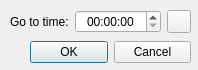
<?xml version="1.0" encoding="UTF-8"?>
<ui version="4.0">
 <class>goToTimeDialog</class>
 <widget class="QDialog" name="goToTimeDialog">
  <property name="geometry">
   <rect>
    <x>0</x>
    <y>0</y>
    <width>198</width>
    <height>70</height>
   </rect>
  </property>
  <property name="windowTitle">
   <string>Go to Time</string>
  </property>
  <widget class="QWidget" name="layoutWidget">
   <property name="geometry">
    <rect>
     <x>10</x>
     <y>10</y>
     <width>181</width>
     <height>24</height>
    </rect>
   </property>
   <layout class="QHBoxLayout" name="horizontalLayout">
    <item>
     <widget class="QLabel" name="label">
      <property name="text">
       <string>Go to time:</string>
      </property>
     </widget>
    </item>
    <item>
     <widget class="QTimeEdit" name="timeEdit">
      <property name="sizePolicy">
       <sizepolicy hsizetype="Expanding" vsizetype="Fixed">
        <horstretch>1</horstretch>
        <verstretch>0</verstretch>
       </sizepolicy>
      </property>
      <property name="alignment">
       <set>Qt::AlignCenter</set>
      </property>
      <property name="displayFormat">
       <string>hh:mm:ss</string>
      </property>
      <property name="currentSectionIndex">
       <number>0</number>
      </property>
     </widget>
    </item>
    <item>
     <widget class="QToolButton" name="toolButton">
      <property name="text">
       <string/>
      </property>
      <property name="icon">
       <iconset>
        <normalon>:/images/icons/refresh.png</normalon>
       </iconset>
      </property>
     </widget>
    </item>
   </layout>
  </widget>
  <widget class="QWidget" name="layoutWidget">
   <property name="geometry">
    <rect>
     <x>30</x>
     <y>40</y>
     <width>161</width>
     <height>25</height>
    </rect>
   </property>
   <layout class="QHBoxLayout" name="horizontalLayout_2">
    <item>
     <widget class="QPushButton" name="pushButton">
      <property name="text">
       <string>OK</string>
      </property>
     </widget>
    </item>
    <item>
     <widget class="QPushButton" name="pushButton_2">
      <property name="text">
       <string>Cancel</string>
      </property>
     </widget>
    </item>
   </layout>
  </widget>
 </widget>
 <resources/>
 <connections/>
</ui>
